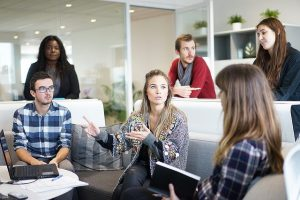
#> input picture CapturandoRostro/imagen_000.jpg, 300 x 200 px
$ python capturandoRostrosUnaImagen.py
#> lines starting #> are read from the running program, lines starting #| are printed output that depends on the picture
import cv2

faceClassif = cv2.CascadeClassifier(cv2.data.haarcascades+"haarcascade_frontalface_default.xml")

## faceClassif = cv2.CascadeClassifier('haarcascade_frontalface_default.xml')

image = cv2.imread('imagen_000.jpg')
#> image is the input picture: shape (200, 300, 3); mean B, G, R 136.2, 138.5, 142.2

imageAux = image.copy()

gray = cv2.cvtColor(image, cv2.COLOR_BGR2GRAY)
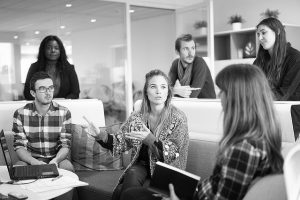
#> gray: shape (200, 300); min 0, max 255, mean 139.3

faces = faceClassif.detectMultiScale(gray, 1.1, 5)
#> faces = [[144, 76, 28, 28]]

count = 0

print('caras', faces)
#| caras [[144  76  28  28]]

for (x,y,w,h) in faces:

    cv2.rectangle(image, (x,y),(x+w,y+h),(128,0,255),2)
    rostro = imageAux[y:y+h,x:x+w]
    rostro = cv2.resize(rostro,(150,150), interpolation=cv2.INTER_CUBIC)
    cv2.imwrite('rostro_{}.jpg'.format(count),rostro)
    count = count + 1
    cv2.imshow('rostro',rostro)
    cv2.imshow('image',image)
    cv2.waitKey(0)
#> this loop made 1 pass
#> (x, y, w, h, count) on pass 1: (144, 76, 28, 28, 1)
#> pass 1, `rostro = imageAux[y:y+h,x:x+w]`:
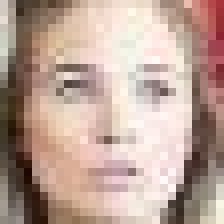
#> rostro: shape (28, 28, 3) (shown 8 times larger); mean B, G, R 150.8, 162.3, 187.4
#> pass 1, `rostro = cv2.resize(rostro,(150,150), interpolation=cv2.INTER_CUBIC)`:
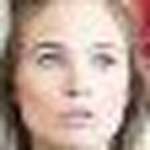
#> rostro: shape (150, 150, 3); mean B, G, R 150.7, 162.3, 187.3
#> pass 1, `cv2.imshow('image',image)`:
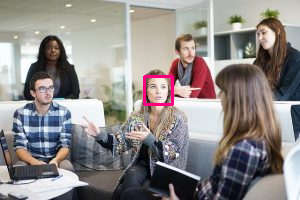
#> window 'image': shape (200, 300, 3); mean B, G, R 136.3, 137.8, 142.7
#> after the loop, count = 1

cv2.destroyAllWindows()
